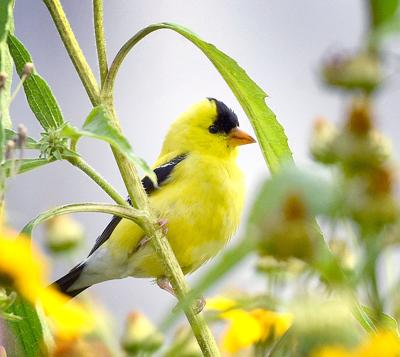
#> input picture Encoder/TEST3.jpg, 400 x 357 px
$ python threshTest1.py
#> lines starting #> are read from the running program, lines starting #| are printed output that depends on the picture; after the words box and inside, x2 and y2 are one past the last pixel; in counts of white or black regions, pixels touching at a corner belong together
#Written by Ganesh Pimpale
import cv2
import numpy as np
from matplotlib import pyplot as plt


#Input file:
img = cv2.imread("TEST3.jpg")
#> img is the input picture: shape (357, 400, 3); mean B, G, R 131.5, 189, 188.8

#Grayscale Image:    #Do I even need this???
grayScale = cv2.cvtColor(img, cv2.COLOR_RGB2GRAY)
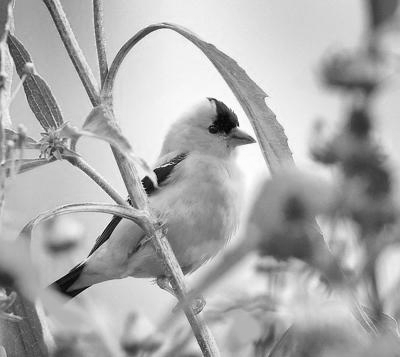
#> grayScale: shape (357, 400); min 0, max 255, mean 171.8

#HSV Image:    #Do I even need this???
HSVImg = cv2.cvtColor(img, cv2.COLOR_BGR2HSV)
#> HSVImg: shape (357, 400, 3); mean H, S, V 58.1, 95, 196.2

#Blur Image:
blurImg = cv2.blur(img, (10, 10))
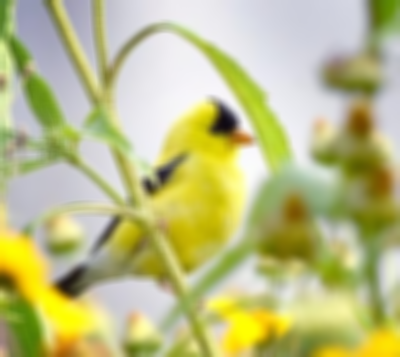
#> blurImg: shape (357, 400, 3); mean B, G, R 131.6, 189, 188.8


#Posterize/quantize image:
n = 2     #quantization level

###   ALL OF THIS STUFF IS NOT FINAL!!!
indices = np.arange(0,256)   # List of all colors
divider = np.linspace(0,255,n+1)[1] # we get a divider
quantiz = np.int0(np.linspace(0,255,n)) # we get quantization colors
color_levels = np.clip(np.int0(indices/divider),0,n-1) # color levels 0,1,2..
palette = quantiz[color_levels] # Creating the palette

pImg = palette[blurImg]  # Applying palette on image
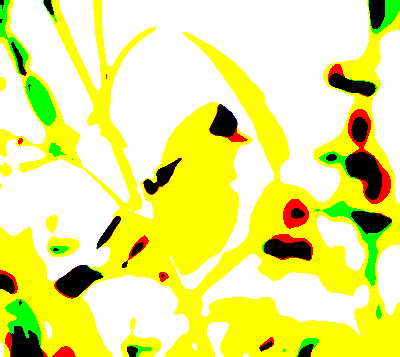
#> pImg: shape (357, 400, 3) int64; mean B, G, R 131.7, 236.4, 233.4
pImg = cv2.convertScaleAbs(pImg) # Converting image back to uint8
###


#Edge detection:
lowerColor = np.array([30,150,50])
upperColor = np.array([255,255,180])

mask = cv2.inRange(pImg, lowerColor, upperColor)
#> mask: shape (357, 400); every value is 0
edge = cv2.Canny(pImg, 100, 200)
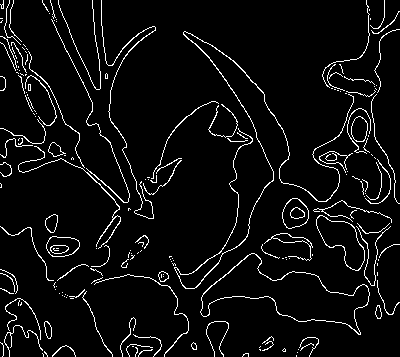
#> edge: shape (357, 400); 5.4% white in thin lines or dots


#Resizing and Formatting:
scale = 100
width = int(img.shape[1] * scale/100)
#> width = 400
height = int(img.shape[0] * scale/100)
#> height = 357
dimensions = (width, height)
#> dimensions = (400, 357)

resizeImg = cv2.resize(img, dimensions)
resizeBimg = cv2.resize(blurImg, dimensions)
resizePImg = cv2.resize(pImg, dimensions)
resizeEImg = cv2.resize(edge, dimensions)


#Deconstructing image:


#Output:
#finalImg =  cv2.addWeighted(resizePImg, 0.5, resizeEImg, 0.5, 0)

while(True):
    #Show images
    cv2.imshow("TEST Original", resizeImg)
    cv2.imshow("TEST BLur", resizeBimg)
    cv2.imshow("TEST Quantization", resizePImg)
    cv2.imshow("TEST Edge on Quantization", resizeEImg)
    #cv2.imshow("TEST Quantization & Edge", finalImg)

    #Show histogram
    plt.hist(img.ravel(),256,[0,256])
    plt.show()
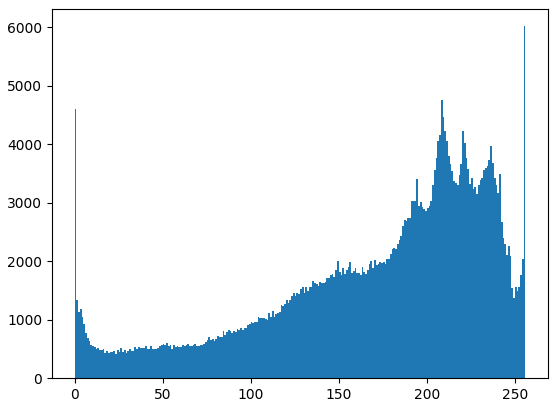
#> figure drawn by matplotlib, 1 panel; tallest bar 6019 high, from x = 255 to 256

    if cv2.waitKey(20) & 0xFF == ord("q"):
#> (key q is pressed here)
        break

cv2.destroyAllWindows()

$ run again, with Encoder/TEST2.jpg copied over Encoder/TEST3.jpg
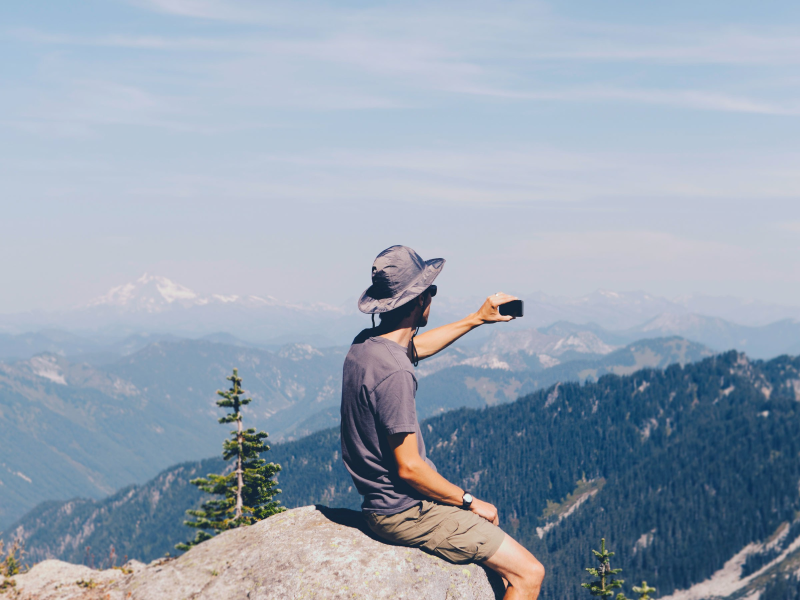
#> input picture Encoder/TEST2.jpg, 2400 x 1800 px (shown at 1/3 size)
#> img is the input picture: shape (1800, 2400, 3); mean B, G, R 180, 164.3, 151.6
#> HSVImg: shape (1800, 2400, 3); mean H, S, V 100, 59.8, 183.8
#> mask: shape (1800, 2400); every value is 0
#> `edge = cv2.Canny(pImg, 100, 200)`:
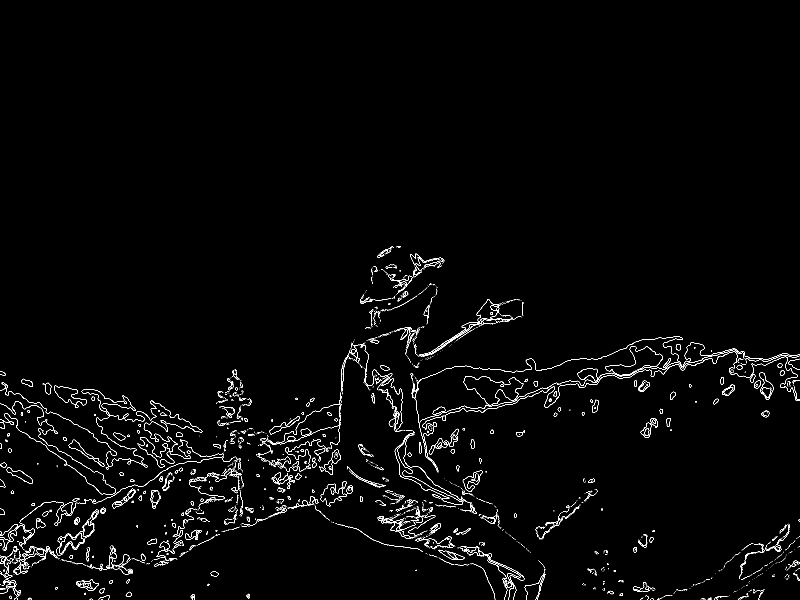
#> edge: shape (1800, 2400) (shown at 1/3 size); 1.2% white in thin lines or dots, all inside (x1, y1, x2, y2) = (0, 738, 2400, 1800)
#> `plt.show()`:
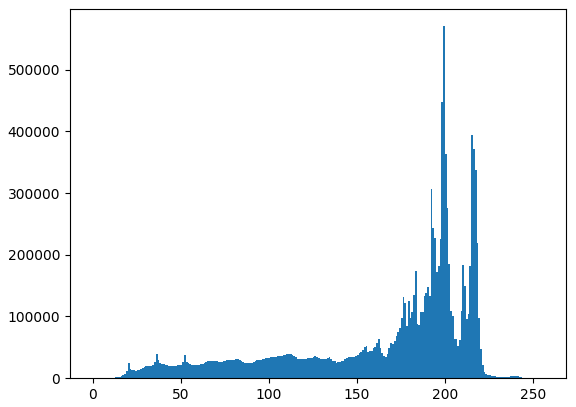
#> figure drawn by matplotlib, 1 panel; tallest bar 570435 high, from x = 199 to 200
